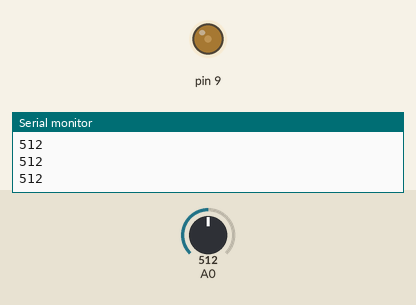
This sketch was run on a simulated Arduino Uno, built with avr-gcc and run on an emulated ATmega328P. Parts: output pins drawn as LEDs (lit = HIGH), the last lines printed to the serial monitor. Inputs (shaded band) come from the test bench; at power-on: A0 = 512.

Above: at 1.2 s.
1.3 s: A0 set to 716
At 2.3 s:
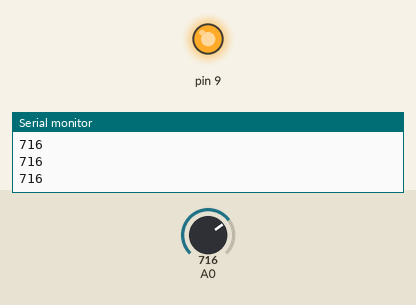
2.8 s: A0 set to 692
4.3 s: A0 set to 681
At 4.6 s:
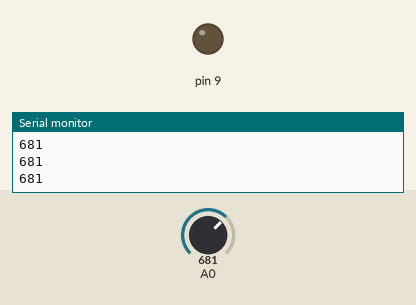
5.8 s: A0 set to 306
At 7.0 s:
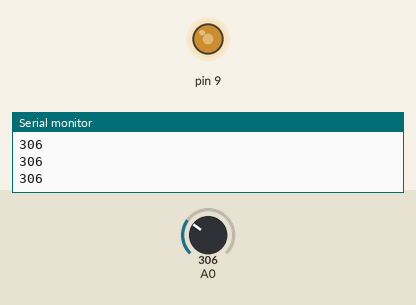
7.3 s: A0 set to 511
At 8.1 s:
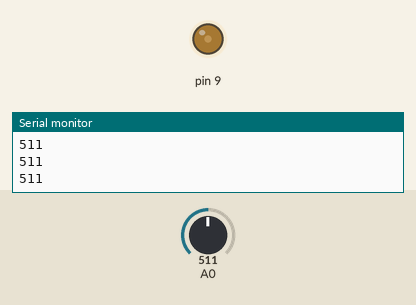
8.8 s: A0 set to 900
At 9.3 s:
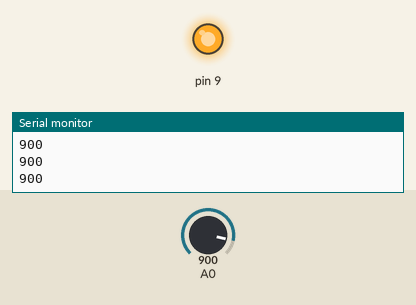
Timing chart, 0 to 11.3 s (numbered marks = the images above; inputs shaded):
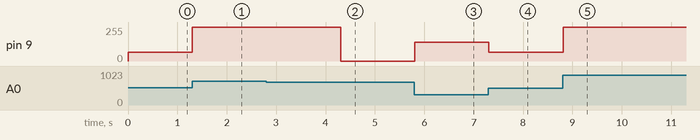

Measured:
- the behaviour switches between 682 and 681 on A0 (found by bisection; images 1 and 2)
- after the input at 1.3 s, pin 9: 64/255 → 255/255 at once
- after the input at 4.3 s, pin 9: 255/255 → 0/255 at once
- after the input at 5.8 s, pin 9: 0/255 → 142/255 at once
- after the input at 7.3 s, pin 9: 142/255 → 64/255 at once
- after the input at 8.8 s, pin 9: 64/255 → 255/255 at once

The sketch:

ldr1.ino
```cpp
void setup()
{
  pinMode(9, OUTPUT);
  pinMode(A0,INPUT);
  Serial.begin(9600);
}

void loop()
{

  int val= analogRead(A0);

  int b = map(val,6,679,255,0);
  Serial.println(val);


  analogWrite(9,b);


}
```
